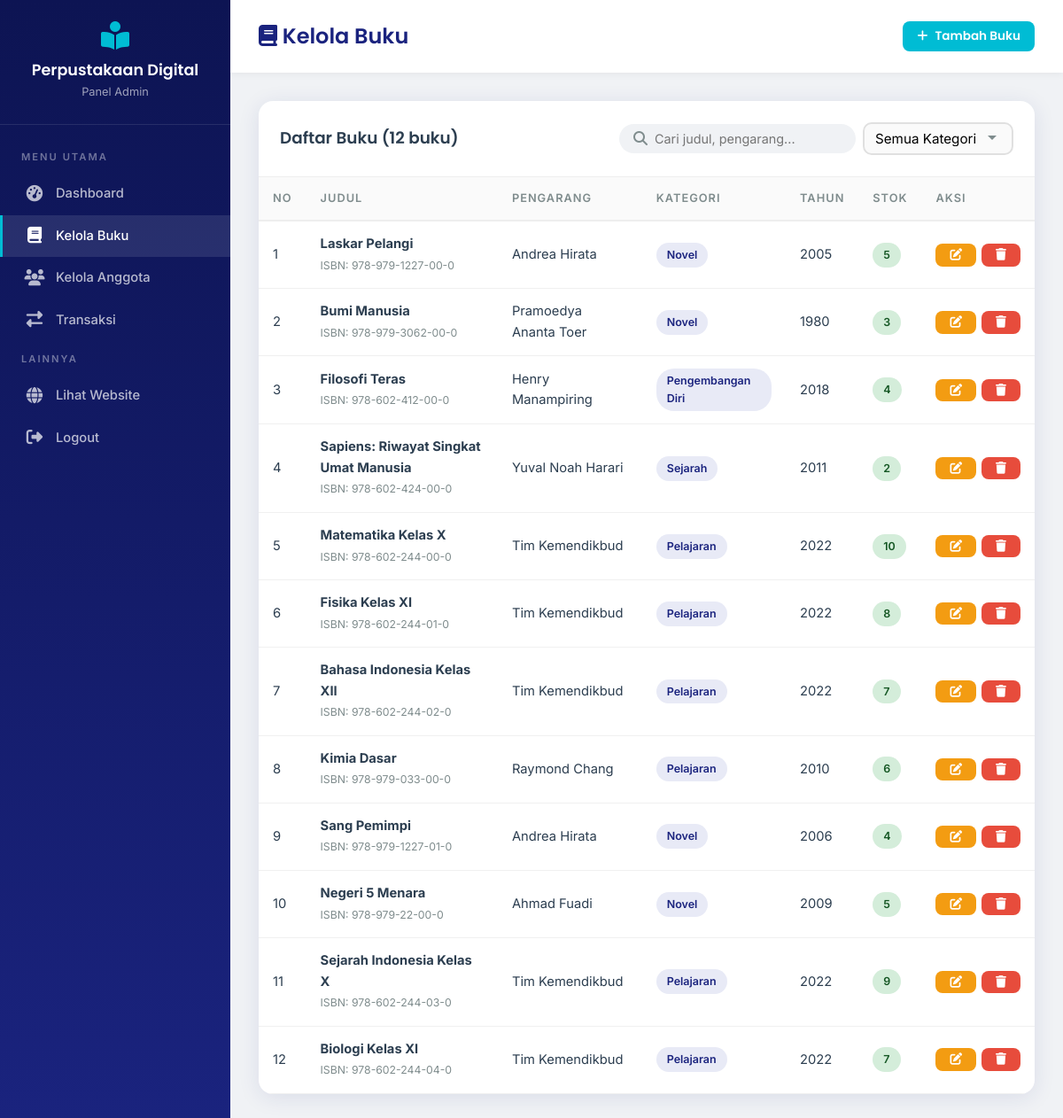
The page /web_perpus_sekolah/admin/buku.php (signed in) on the database its author committed.
### tables this page shows
CREATE TABLE IF NOT EXISTS buku (
    id INT AUTO_INCREMENT PRIMARY KEY,
    judul VARCHAR(200) NOT NULL,
    pengarang VARCHAR(100) NOT NULL,
    penerbit VARCHAR(100) DEFAULT NULL,
    tahun_terbit YEAR DEFAULT NULL,
    isbn VARCHAR(20) DEFAULT NULL,
    kategori VARCHAR(50) DEFAULT NULL,
    stok INT NOT NULL DEFAULT 0,
    cover VARCHAR(255) DEFAULT NULL,
    deskripsi TEXT DEFAULT NULL,
    created_at TIMESTAMP DEFAULT CURRENT_TIMESTAMP,
    updated_at TIMESTAMP DEFAULT CURRENT_TIMESTAMP ON UPDATE CURRENT_TIMESTAMP
);

### web_perpus_sekolah/config/database.php (called while the page is built, shortened)
<?php
$base_url = '/web_perpus_sekolah';
?>

### web_perpus_sekolah/admin/buku.php (the view, shortened to what this page needs)
<?php
require_once '../config/database.php';
$search = $_GET['search'] ?? '';
$where = "1=1";
$stmt = $conn->prepare("SELECT * FROM buku WHERE $where ORDER BY created_at DESC");
$stmt->execute();
$books = $stmt->get_result();
?>
<!DOCTYPE html>
<html lang="id">
<head>
    <link rel="stylesheet" href="<?= $base_url ?>/assets/css/style.css">
    <link rel="stylesheet" href="https://cdnjs.cloudflare.com/ajax/libs/font-awesome/6.5.0/css/all.min.css">
</head>
<body>
<div class="dashboard-layout">
    <aside class="sidebar">
        <div class="sidebar-header">
            <i class="fas fa-book-open-reader" style="font-size:2rem;color:var(--accent);"></i>
            <h3><?= APP_NAME ?></h3>
            <small>Panel Admin</small>
        </div>
        <nav class="sidebar-menu">
            <div class="menu-label">Menu Utama</div>
            <a href="dashboard.php"><i class="fas fa-tachometer-alt"></i> Dashboard</a>
            <a href="buku.php" class="active"><i class="fas fa-book"></i> Kelola Buku</a>
            <a href="anggota.php"><i class="fas fa-users"></i> Kelola Anggota</a>
            <a href="transaksi.php"><i class="fas fa-exchange-alt"></i> Transaksi</a>
            <div class="menu-label">Lainnya</div>
            <a href="<?= $base_url ?>/" target="_blank"><i class="fas fa-globe"></i> Lihat Website</a>
            <a href="<?= $base_url ?>/logout.php"><i class="fas fa-sign-out-alt"></i> Logout</a>
        </nav>
    </aside>
    <main class="main-content">
        <div class="content-header">
            <h1><i class="fas fa-book"></i> Kelola Buku</h1>
            <a href="buku_form.php" class="btn btn-primary btn-sm">
                <i class="fas fa-plus"></i> Tambah Buku
            </a>
        </div>
        <div class="content-body">
            <div class="table-container">
                <div class="table-header">
                    <h3>Daftar Buku (<?= $books->num_rows ?> buku)</h3>
                    <form method="GET" style="display:flex;gap:8px;align-items:center;flex-wrap:wrap;">
                        <div class="search-box">
                            <i class="fas fa-search" style="color:var(--text-light);"></i>
                            <input type="text" name="search" placeholder="Cari judul, pengarang..." value="<?= htmlspecialchars($search) ?>">
                        </div>
                        <select name="kategori" class="form-control" style="width:auto;padding:8px 12px;" onchange="this.form.submit()">
                            <option value="">Semua Kategori</option>
                        </select>
                    </form>
                </div>
                <table class="data-table">
                    <thead>
                        <tr>
                            <th>No</th>
                            <th>Judul</th>
                            <th>Pengarang</th>
                            <th>Kategori</th>
                            <th>Tahun</th>
                            <th>Stok</th>
                            <th>Aksi</th>
                        </tr>
                    </thead>
                    <tbody>
                        <?php $no = 1; while ($b = $books->fetch_assoc()): ?>
                        <tr>
                            <td><?= $no++ ?></td>
                            <td><strong><?= htmlspecialchars($b['judul']) ?></strong><br><small style="color:var(--text-light);">ISBN: <?= $b['isbn'] ?: '-' ?></small></td>
                            <td><?= htmlspecialchars($b['pengarang']) ?></td>
                            <td><span class="badge badge-primary"><?= $b['kategori'] ?></span></td>
                            <td><?= $b['tahun_terbit'] ?></td>
                            <td><span class="badge <?= $b['stok'] > 0 ? 'badge-success' : 'badge-danger' ?>"><?= $b['stok'] ?></span></td>
                            <td>
                                <div class="actions">
                                    <a href="buku_form.php?id=<?= $b['id'] ?>" class="btn btn-sm btn-warning" title="Edit">
                                        <i class="fas fa-edit"></i>
                                    </a>
                                    <button class="btn btn-sm btn-danger" onclick="confirmDelete('buku_hapus.php?id=<?= $b['id'] ?>', '<?= addslashes($b['judul']) ?>')" title="Hapus">
                                        <i class="fas fa-trash"></i>
                                    </button>
                                </div>
                            </td>
                        </tr>
                        <?php endwhile; ?>
                    </tbody>
                </table>
            </div>
        </div>
    </main>
</div>
</body>
</html>

### rows shown on the page
buku: judul "Laskar Pelangi", isbn "978-979-1227-00-0", pengarang "Andrea Hirata", kategori "Novel", tahun_terbit "2005", stok "5"
buku: judul "Bumi Manusia", isbn "978-979-3062-00-0", pengarang "Pramoedya Ananta Toer", kategori "Novel", tahun_terbit "1980", stok "3"
buku: judul "Filosofi Teras", isbn "978-602-412-00-0", pengarang "Henry Manampiring", kategori "Pengembangan Diri", tahun_terbit "2018", stok "4"
buku: judul "Sapiens: Riwayat Singkat Umat Manusia", isbn "978-602-424-00-0", pengarang "Yuval Noah Harari", kategori "Sejarah", tahun_terbit "2011", stok "2"
buku: judul "Matematika Kelas X", isbn "978-602-244-00-0", pengarang "Tim Kemendikbud", kategori "Pelajaran", tahun_terbit "2022", stok "10"
buku: judul "Fisika Kelas XI", isbn "978-602-244-01-0", pengarang "Tim Kemendikbud", kategori "Pelajaran", tahun_terbit "2022", stok "8"
buku: judul "Bahasa Indonesia Kelas XII", isbn "978-602-244-02-0", pengarang "Tim Kemendikbud", kategori "Pelajaran", tahun_terbit "2022", stok "7"
buku: judul "Kimia Dasar", isbn "978-979-033-00-0", pengarang "Raymond Chang", kategori "Pelajaran", tahun_terbit "2010", stok "6"
buku: judul "Sang Pemimpi", isbn "978-979-1227-01-0", pengarang "Andrea Hirata", kategori "Novel", tahun_terbit "2006", stok "4"
buku: judul "Negeri 5 Menara", isbn "978-979-22-00-0", pengarang "Ahmad Fuadi", kategori "Novel", tahun_terbit "2009", stok "5"
buku: judul "Sejarah Indonesia Kelas X", isbn "978-602-244-03-0", pengarang "Tim Kemendikbud", kategori "Pelajaran", tahun_terbit "2022", stok "9"
buku: judul "Biologi Kelas XI", isbn "978-602-244-04-0", pengarang "Tim Kemendikbud", kategori "Pelajaran", tahun_terbit "2022", stok "7"

### other values the page prints
APP_NAME "Perpustakaan Digital"
$books->num_rows "12"
